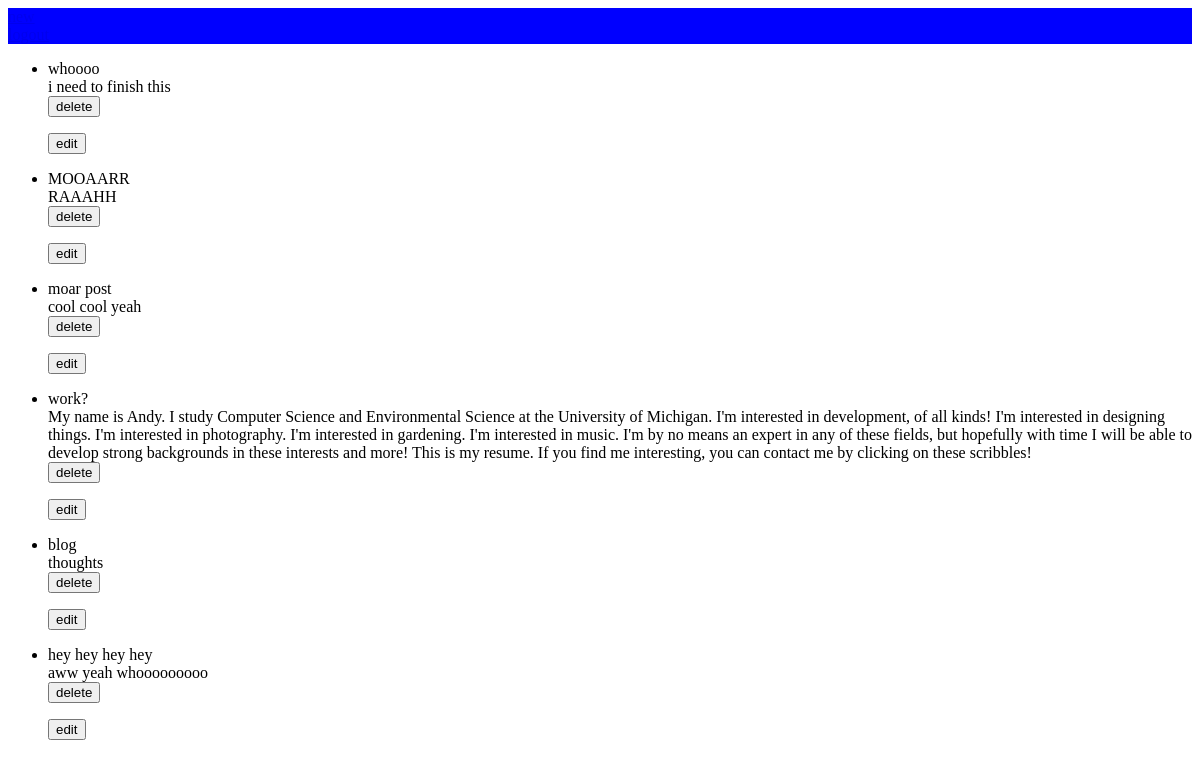
The page /captaincheddar/ on the database as committed earlier.
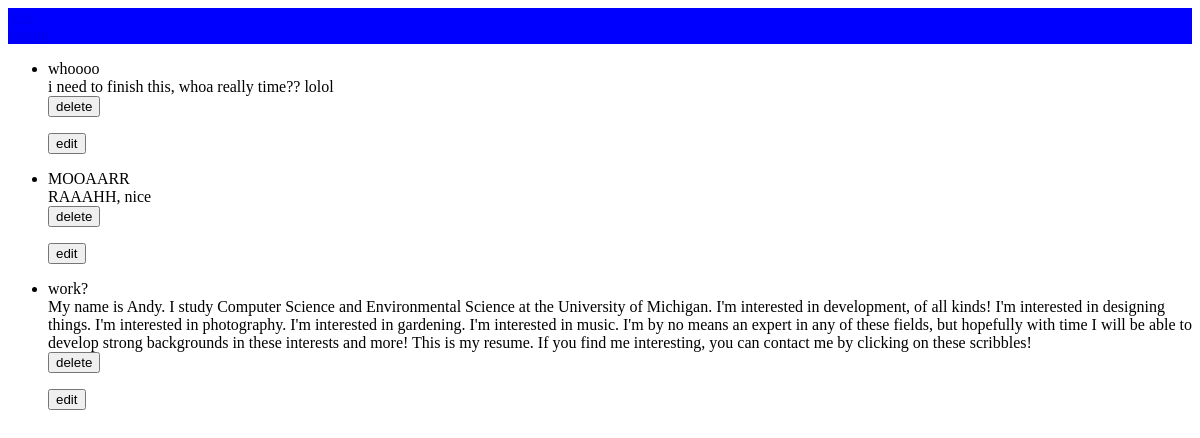
The same page on the database as committed later.
### post/models.py (models this page shows, shortened)
class Post(models.Model):
    author = models.ForeignKey(User)
    text = models.TextField()
    subject = models.CharField(max_length=20)
    date = models.DateField(timezone.now())

### post/views.py (the view)
# urls.py: url(r'^(?P<username>[\w-]+)/$', views.main, name='main'),
def main(request, username):
	u = get_object_or_404(User, username=username)
	p = u.post_set.all().order_by('-id')
	return render(request, 'post/index.html', {'user' : u, 'posts' : p})

### post/templates/post/index.html (shortened to what this page needs)
<head>
	<link rel="stylesheet" type="text/css" href="static/poststyle.css">
</head>
{% if user and posts%}
	<div id = "nav">
		{% if user.is_authenticated %}
			<div id = "new">
				<a href = "{% url 'post:new' user.username %}">new</a>
			</div>
			<div id = "logout">
				<a href = "{% url 'login:done' user.username %}">logout</a>
			</div>
		{% else %}
			<div id = "login">
				<a href = "{% url 'login:index' %}">login</a>
			</div>
		{% endif %}
	</div>
    <ul>
    {% for post in posts %}
	<li>
		<div id = "post">
			<div id = "sub">
				{{ post.subject }}
			</div>
			<div id = "text">
				{{ post.text }}
			</div>
		</div>
		{% if user.is_authenticated %}
			<form action = "{% url 'post:delete' post.id %}" method='POST'>
				<input type="submit" value="delete">
			</form>
			<form action = "{% url 'post:edit' post.id %}" method='POST'>
				<input type="submit" value="edit">
			</form>
		{% endif %}
	</li>
    {% endfor %}
    </ul>
{% else %}
    <p>No User lol made.</p>
{% endif %}

Rows that differ between the two databases and show on the page:
removed Post: subject "moar post", text "cool cool yeah"
removed Post: subject "blog", text "thoughts"
removed Post: subject "hey hey hey hey", text "aww yeah whooooooooo"
changed Post "whoooo": text "i need to finish this" → "i need to finish this, whoa really time?? lolol"
changed Post "MOOAARR": text "RAAAHH" → "RAAAHH, nice"
